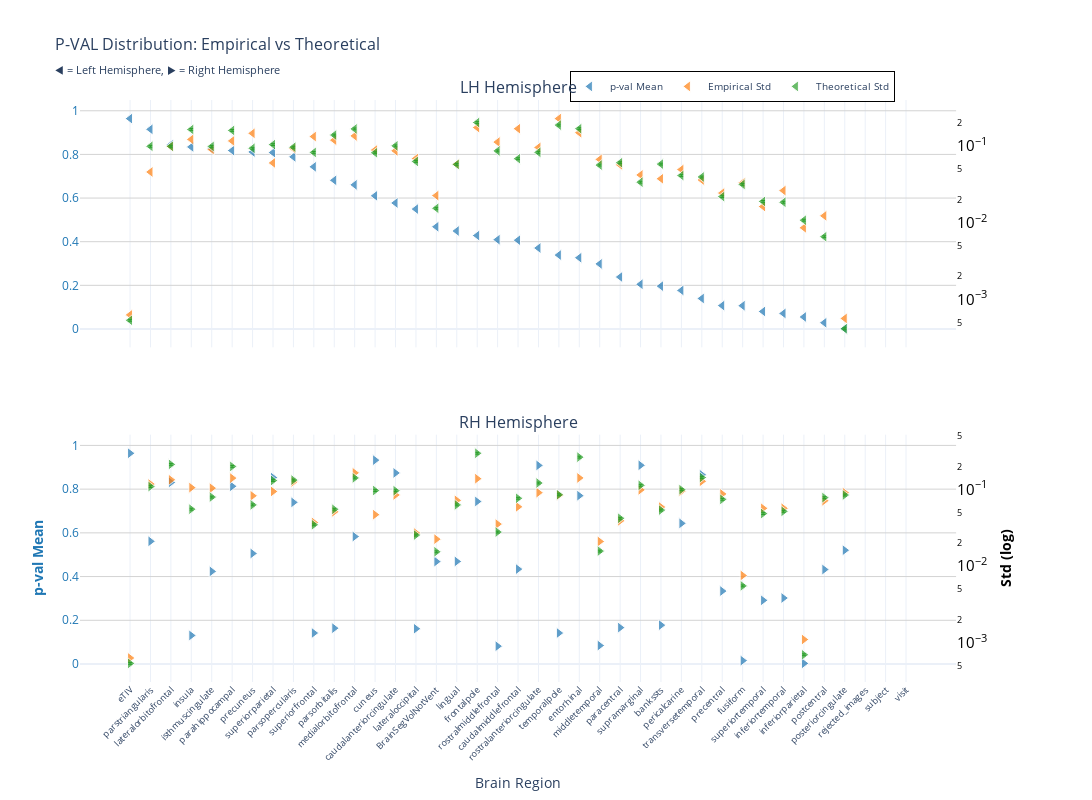
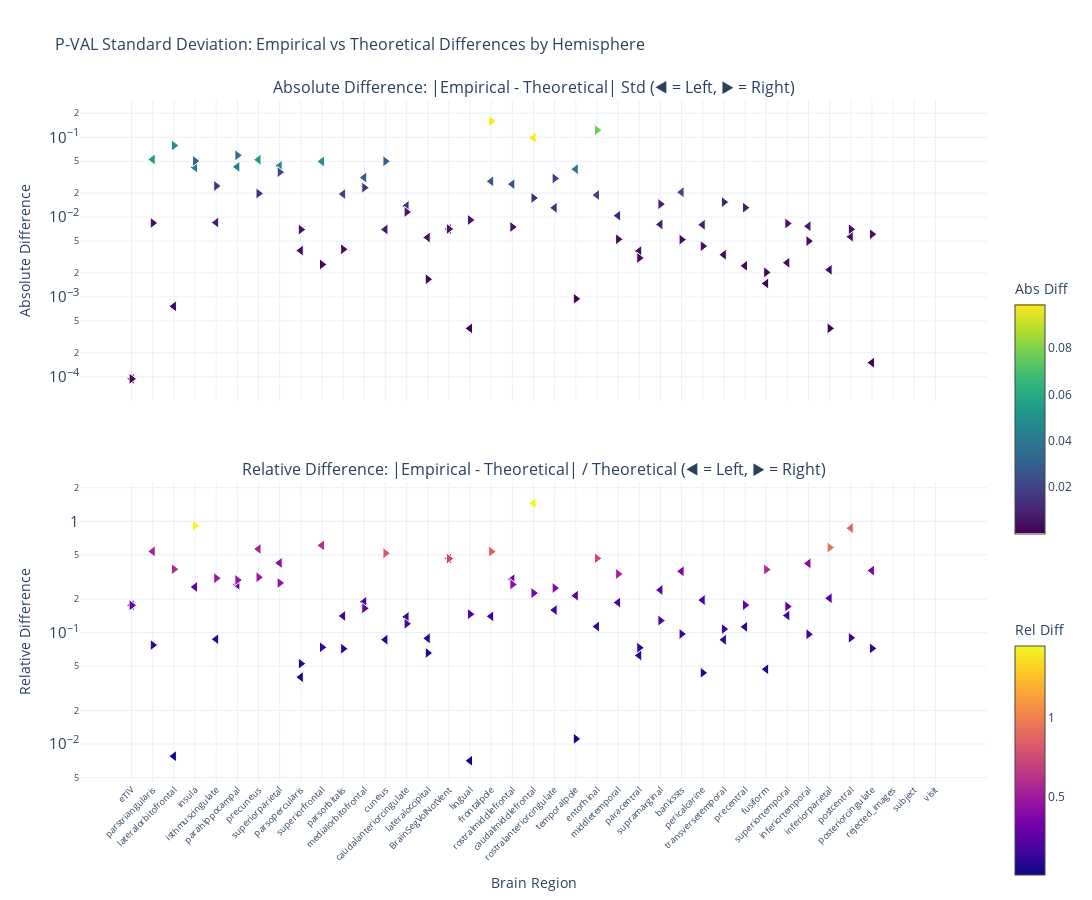

Notebook source saved alongside these figures, in order:
### Markdown cell above
### p-value

### Code cell
nu_nav = df_navr[(df_navr["timepoint"] == "baseline") & (df_navr["group"] == "HC-PD")]
data_path = stats_dir / f"partial_correlation_baseline_{METRIC}.parquet"
df, stats = get_test_stats(
    data_path, stat_functions_F, nu_nav, hemisphere=True, study="baseline"
)
show_figure(stats, hemisphere=True, stat_name="p-val", study="baseline", metric=METRIC)

### Figure 1 — Plotly figure (JSON) as saved in the notebook; plotly's stock layout.template omitted (floating-point values rounded to 4 significant figures)
{"data": [{"hovertemplate": "<b>%{x}</b><br>Mean p-val: %{y:.2f}<br><extra></extra>", "legendgroup": "mean", "marker": {"color": "#1f77b4", "line": {"color": "white", "width": 1}, "opacity": 0.7, "size": 10, "symbol": "triangle-left"}, "mode": "markers", "name": "p-val Mean", "showlegend": true, "type": "scatter", "x": ["eTIV", "parstriangularis", "lateralorbitofrontal", "insula", "isthmuscingulate", "parahippocampal", "precuneus", "superiorparietal", "parsopercularis", "superiorfrontal", "parsorbitalis", "medialorbitofrontal", "cuneus", "caudalanteriorcingulate", "lateraloccipital", "BrainSegVolNotVent", "lingual", "frontalpole", "rostralmiddlefrontal", "caudalmiddlefrontal", "rostralanteriorcingulate", "temporalpole", "entorhinal", "middletemporal", "paracentral", "supramarginal", "bankssts", "pericalcarine", "transversetemporal", "precentral", "fusiform", "superiortemporal", "inferiortemporal", "inferiorparietal", "postcentral", "posteriorcingulate", "rejected_images", "subject", "visit"], "xaxis": "x", "y": [0.9641, 0.9149, 0.8445, 0.8344, 0.8274, 0.8177, 0.8114, 0.8085, 0.7888, 0.7431, 0.6813, 0.6605, 0.6103, 0.5774, 0.5495, 0.4685, 0.449, 0.4281, 0.4093, 0.4068, 0.371, 0.3386, 0.3266, 0.2982, 0.2382, 0.205, 0.1963, 0.1767, 0.1397, 0.1071, 0.1066, 0.08016, 0.07116, 0.05499, 0.02857, 0.001089, NaN, NaN, NaN], "yaxis": "y"}, {"hovertemplate": "<b>%{x}</b><br>Empirical Std: %{y:.3f}<br><extra></extra>", "legendgroup": "empirical", "marker": {"color": "#ff7f0e", "line": {"color": "white", "width": 1}, "opacity": 0.7, "size": 10, "symbol": "triangle-left"}, "mode": "markers", "name": "Empirical Std", "showlegend": true, "type": "scatter", "x": ["eTIV", "parstriangularis", "lateralorbitofrontal", "insula", "isthmuscingulate", "parahippocampal", "precuneus", "superiorparietal", "parsopercularis", "superiorfrontal", "parsorbitalis", "medialorbitofrontal", "cuneus", "caudalanteriorcingulate", "lateraloccipital", "BrainSegVolNotVent", "lingual", "frontalpole", "rostralmiddlefrontal", "caudalmiddlefrontal", "rostralanteriorcingulate", "temporalpole", "entorhinal", "middletemporal", "paracentral", "supramarginal", "bankssts", "pericalcarine", "transversetemporal", "precentral", "fusiform", "superiortemporal", "inferiortemporal", "inferiorparietal", "postcentral", "posteriorcingulate", "rejected_images", "subject", "visit"], "xaxis": "x", "y": [0.0006305, 0.04556, 0.09761, 0.1209, 0.08939, 0.1156, 0.1449, 0.05974, 0.09187, 0.1316, 0.1182, 0.1341, 0.08794, 0.08583, 0.06802, 0.02246, 0.05757, 0.1723, 0.1115, 0.1665, 0.09507, 0.2253, 0.1478, 0.06642, 0.05639, 0.04167, 0.03718, 0.04898, 0.03585, 0.02423, 0.03289, 0.01618, 0.02609, 0.008559, 0.01224, 0.0005668, NaN, NaN, NaN], "yaxis": "y2"}, {"error_y": {"array": [1.502e-05, 0.002754, 0.002756, 0.004561, 0.002744, 0.004431, 0.002596, 0.002899, 0.002681, 0.002293, 0.003857, 0.004635, 0.002268, 0.002791, 0.00175, 0.0004302, 0.001602, 0.005613, 0.0024, 0.001901, 0.002297, 0.005196, 0.004671, 0.001569, 0.001685, 0.0009403, 0.001616, 0.001148, 0.001099, 0.0006102, 0.0008802, 0.0005284, 0.0005155, 0.0003011, 0.0001836, 1.167e-05, NaN, NaN, NaN], "arrayminus": [1.461e-05, 0.002677, 0.00268, 0.004434, 0.002668, 0.004308, 0.002524, 0.002818, 0.002607, 0.002229, 0.00375, 0.004507, 0.002205, 0.002713, 0.001702, 0.0004183, 0.001557, 0.005458, 0.002334, 0.001848, 0.002234, 0.005052, 0.004541, 0.001525, 0.001639, 0.0009142, 0.001571, 0.001116, 0.001069, 0.0005933, 0.0008558, 0.0005138, 0.0005012, 0.0002927, 0.0001785, 1.134e-05, NaN, NaN, NaN], "color": "#2ca02c", "thickness": 1, "type": "data", "visible": true, "width": 2}, "hovertemplate": "<b>%{x}</b><br>Theoretical Std: %{y:.3f}<br><extra></extra>", "legendgroup": "theoretical", "marker": {"color": "#2ca02c", "line": {"color": "white", "width": 1}, "opacity": 0.7, "size": 10, "symbol": "triangle-left"}, "mode": "markers", "name": "Theoretical Std", "showlegend": true, "type": "scatter", "x": ["eTIV", "parstriangularis", "lateralorbitofrontal", "insula", "isthmuscingulate", "parahippocampal", "precuneus", "superiorparietal", "parsopercularis", "superiorfrontal", "parsorbitalis", "medialorbitofrontal", "cuneus", "caudalanteriorcingulate", "lateraloccipital", "BrainSegVolNotVent", "lingual", "frontalpole", "rostralmiddlefrontal", "caudalmiddlefrontal", "rostralanteriorcingulate", "temporalpole", "entorhinal", "middletemporal", "paracentral", "supramarginal", "bankssts", "pericalcarine", "transversetemporal", "precentral", "fusiform", "superiortemporal", "inferiortemporal", "inferiorparietal", "postcentral", "posteriorcingulate", "rejected_images", "subject", "visit"], "xaxis": "x", "y": [0.0005362, 0.09828, 0.09837, 0.1628, 0.09793, 0.1581, 0.09264, 0.1035, 0.09569, 0.08184, 0.1377, 0.1654, 0.08094, 0.0996, 0.06247, 0.01535, 0.05717, 0.2003, 0.08567, 0.06783, 0.082, 0.1854, 0.1667, 0.056, 0.06015, 0.03356, 0.05767, 0.04096, 0.03923, 0.02178, 0.03142, 0.01886, 0.0184, 0.01075, 0.006554, 0.0004164, NaN, NaN, NaN], "yaxis": "y2"}, {"hovertemplate": "<b>%{x}</b><br>Mean p-val: %{y:.2f}<br><extra></extra>", "legendgroup": "mean", "marker": {"color": "#1f77b4", "line": {"color": "white", "width": 1}, "opacity": 0.7, "size": 10, "symbol": "triangle-right"}, "mode": "markers", "name": "p-val Mean", "showlegend": false, "type": "scatter", "x": ["eTIV", "cuneus", "supramarginal", "rostralanteriorcingulate", "caudalanteriorcingulate", "transversetemporal", "superiorparietal", "lateralorbitofrontal", "parahippocampal", "entorhinal", "frontalpole", "parsopercularis", "pericalcarine", "medialorbitofrontal", "parstriangularis", "posteriorcingulate", "precuneus", "lingual", "BrainSegVolNotVent", "caudalmiddlefrontal", "postcentral", "isthmuscingulate", "precentral", "inferiortemporal", "superiortemporal", "bankssts", "paracentral", "parsorbitalis", "lateraloccipital", "superiorfrontal", "temporalpole", "insula", "middletemporal", "rostralmiddlefrontal", "fusiform", "inferiorparietal", "rejected_images", "subject", "visit"], "xaxis": "x2", "y": [0.9641, 0.9327, 0.9091, 0.9086, 0.8741, 0.8655, 0.8527, 0.8309, 0.8132, 0.7701, 0.7435, 0.7395, 0.6434, 0.583, 0.5612, 0.5206, 0.5057, 0.4693, 0.4685, 0.4341, 0.4322, 0.4237, 0.3336, 0.3019, 0.2914, 0.1779, 0.1665, 0.164, 0.1614, 0.1418, 0.1418, 0.1307, 0.08446, 0.08158, 0.01555, 0.00287, NaN, NaN, NaN], "yaxis": "y3"}, {"hovertemplate": "<b>%{x}</b><br>Empirical Std: %{y:.3f}<br><extra></extra>", "legendgroup": "empirical", "marker": {"color": "#ff7f0e", "line": {"color": "white", "width": 1}, "opacity": 0.7, "size": 10, "symbol": "triangle-right"}, "mode": "markers", "name": "Empirical Std", "showlegend": false, "type": "scatter", "x": ["eTIV", "cuneus", "supramarginal", "rostralanteriorcingulate", "caudalanteriorcingulate", "transversetemporal", "superiorparietal", "lateralorbitofrontal", "parahippocampal", "entorhinal", "frontalpole", "parsopercularis", "pericalcarine", "medialorbitofrontal", "parstriangularis", "posteriorcingulate", "precuneus", "lingual", "BrainSegVolNotVent", "caudalmiddlefrontal", "postcentral", "isthmuscingulate", "precentral", "inferiortemporal", "superiortemporal", "bankssts", "paracentral", "parsorbitalis", "lateraloccipital", "superiorfrontal", "temporalpole", "insula", "middletemporal", "rostralmiddlefrontal", "fusiform", "inferiorparietal", "rejected_images", "subject", "visit"], "xaxis": "x2", "y": [0.0006305, 0.04688, 0.09879, 0.09087, 0.08483, 0.1278, 0.09425, 0.1338, 0.1407, 0.1414, 0.1383, 0.1256, 0.09512, 0.1648, 0.1176, 0.09068, 0.08267, 0.0721, 0.02246, 0.05933, 0.07126, 0.1041, 0.08739, 0.05681, 0.05675, 0.05898, 0.03897, 0.05115, 0.02704, 0.03713, 0.08433, 0.1057, 0.02095, 0.0353, 0.007541, 0.001099, NaN, NaN, NaN], "yaxis": "y4"}, {"error_y": {"array": [1.502e-05, 0.002714, 0.003175, 0.0034, 0.002701, 0.004012, 0.003664, 0.005955, 0.005602, 0.007403, 0.008318, 0.003714, 0.002786, 0.003963, 0.003058, 0.00237, 0.001763, 0.001762, 0.0004302, 0.002149, 0.002194, 0.002228, 0.002081, 0.001452, 0.001357, 0.001506, 0.001178, 0.001544, 0.0007109, 0.0009687, 0.002389, 0.001549, 0.0004394, 0.0007783, 0.0001544, 1.947e-05, NaN, NaN, NaN], "arrayminus": [1.461e-05, 0.002639, 0.003087, 0.003306, 0.002626, 0.003901, 0.003562, 0.00579, 0.005447, 0.007197, 0.008088, 0.003611, 0.002709, 0.003853, 0.002973, 0.002304, 0.001714, 0.001713, 0.0004183, 0.002089, 0.002133, 0.002166, 0.002023, 0.001411, 0.001319, 0.001464, 0.001145, 0.001501, 0.0006912, 0.0009418, 0.002323, 0.001506, 0.0004272, 0.0007567, 0.0001501, 1.893e-05, NaN, NaN, NaN], "color": "#2ca02c", "thickness": 1, "type": "data", "visible": true, "width": 2}, "hovertemplate": "<b>%{x}</b><br>Theoretical Std: %{y:.3f}<br><extra></extra>", "legendgroup": "theoretical", "marker": {"color": "#2ca02c", "line": {"color": "white", "width": 1}, "opacity": 0.7, "size": 10, "symbol": "triangle-right"}, "mode": "markers", "name": "Theoretical Std", "showlegend": false, "type": "scatter", "x": ["eTIV", "cuneus", "supramarginal", "rostralanteriorcingulate", "caudalanteriorcingulate", "transversetemporal", "superiorparietal", "lateralorbitofrontal", "parahippocampal", "entorhinal", "frontalpole", "parsopercularis", "pericalcarine", "medialorbitofrontal", "parstriangularis", "posteriorcingulate", "precuneus", "lingual", "BrainSegVolNotVent", "caudalmiddlefrontal", "postcentral", "isthmuscingulate", "precentral", "inferiortemporal", "superiortemporal", "bankssts", "paracentral", "parsorbitalis", "lateraloccipital", "superiorfrontal", "temporalpole", "insula", "middletemporal", "rostralmiddlefrontal", "fusiform", "inferiorparietal", "rejected_images", "subject", "visit"], "xaxis": "x2", "y": [0.0005362, 0.09688, 0.1133, 0.1214, 0.09641, 0.1432, 0.1308, 0.2126, 0.2, 0.2642, 0.2969, 0.1326, 0.09944, 0.1415, 0.1091, 0.08458, 0.06292, 0.0629, 0.01535, 0.0767, 0.07829, 0.07952, 0.07427, 0.05181, 0.04844, 0.05375, 0.04205, 0.0551, 0.02537, 0.03457, 0.08528, 0.05529, 0.01568, 0.02778, 0.005511, 0.0006949, NaN, NaN, NaN], "yaxis": "y4"}], "layout": {"annotations": [{"font": {"size": 16}, "showarrow": false, "text": "LH Hemisphere", "x": 0.47, "xanchor": "center", "xref": "paper", "y": 1, "yanchor": "bottom", "yref": "paper"}, {"font": {"size": 16}, "showarrow": false, "text": "RH Hemisphere", "x": 0.47, "xanchor": "center", "xref": "paper", "y": 0.425, "yanchor": "bottom", "yref": "paper"}], "height": 800, "hovermode": "x", "legend": {"bgcolor": "rgba(255, 255, 255, 0.9)", "bordercolor": "black", "borderwidth": 1, "font": {"size": 10}, "orientation": "h", "x": 0.7, "xanchor": "center", "y": 1.05}, "title": {"font": {"size": 16}, "text": "P-VAL Distribution: Empirical vs Theoretical<br><sub>◀ = Left Hemisphere, ▶ = Right Hemisphere</sub>"}, "width": 1400, "xaxis": {"anchor": "y", "domain": [0, 0.94], "matches": "x2", "showticklabels": false}, "xaxis2": {"anchor": "y3", "domain": [0, 0.94], "tickangle": -45, "tickfont": {"size": 9}, "title": {"text": "Brain Region"}}, "yaxis": {"anchor": "x", "domain": [0.575, 1], "gridcolor": "lightgray", "showgrid": true, "tickfont": {"color": "#1f77b4"}, "title": {"font": {"color": "#1f77b4"}, "text": ""}}, "yaxis2": {"anchor": "x", "exponentformat": "power", "overlaying": "y", "showgrid": false, "side": "right", "tickfont": {"color": "black"}, "title": {"font": {"color": "black"}, "text": ""}, "type": "log"}, "yaxis3": {"anchor": "x2", "domain": [0, 0.425], "gridcolor": "lightgray", "showgrid": true, "tickfont": {"color": "#1f77b4"}, "title": {"font": {"color": "#1f77b4"}, "text": "<b>p-val Mean</b>"}}, "yaxis4": {"anchor": "x2", "exponentformat": "power", "overlaying": "y3", "showgrid": false, "side": "right", "tickfont": {"color": "black"}, "title": {"font": {"color": "black"}, "text": "<b>Std (log)</b>"}, "type": "log"}}}

### Figure 2 — Plotly figure (JSON) as saved in the notebook; plotly's stock layout.template omitted (floating-point values rounded to 4 significant figures)
{"data": [{"hovertemplate": "<b>%{x}</b><br>Hemisphere: %{text}<br>Abs Diff: %{y:.4f}<br><extra></extra>", "legendgroup": "abs_lh", "marker": {"color": [9.429e-05, 0.05273, 0.0007631, 0.04185, 0.008538, 0.04258, 0.05224, 0.04371, 0.003811, 0.04971, 0.01942, 0.0313, 0.006998, 0.01378, 0.005548, 0.007102, 0.0004038, 0.02807, 0.02588, 0.0987, 0.01307, 0.03982, 0.0189, 0.01043, 0.003754, 0.008107, 0.02049, 0.008025, 0.003379, 0.002453, 0.001473, 0.002684, 0.007692, 0.002188, 0.005688, 0.0001503, NaN, NaN, NaN], "colorbar": {"len": 0.4, "title": {"text": "Abs Diff"}, "y": 0.75, "yanchor": "top"}, "colorscale": [[0, "#440154"], [0.1111, "#482878"], [0.2222, "#3e4989"], [0.3333, "#31688e"], [0.4444, "#26828e"], [0.5556, "#1f9e89"], [0.6667, "#35b779"], [0.7778, "#6ece58"], [0.8889, "#b5de2b"], [1, "#fde725"]], "line": {"color": "white", "width": 1}, "showscale": true, "size": 10, "symbol": "triangle-left"}, "mode": "markers", "name": "Absolute (lh)", "showlegend": false, "text": ["lh", "lh", "lh", "lh", "lh", "lh", "lh", "lh", "lh", "lh", "lh", "lh", "lh", "lh", "lh", "lh", "lh", "lh", "lh", "lh", "lh", "lh", "lh", "lh", "lh", "lh", "lh", "lh", "lh", "lh", "lh", "lh", "lh", "lh", "lh", "lh", "lh", "lh", "lh"], "type": "scatter", "x": ["eTIV", "parstriangularis", "lateralorbitofrontal", "insula", "isthmuscingulate", "parahippocampal", "precuneus", "superiorparietal", "parsopercularis", "superiorfrontal", "parsorbitalis", "medialorbitofrontal", "cuneus", "caudalanteriorcingulate", "lateraloccipital", "BrainSegVolNotVent", "lingual", "frontalpole", "rostralmiddlefrontal", "caudalmiddlefrontal", "rostralanteriorcingulate", "temporalpole", "entorhinal", "middletemporal", "paracentral", "supramarginal", "bankssts", "pericalcarine", "transversetemporal", "precentral", "fusiform", "superiortemporal", "inferiortemporal", "inferiorparietal", "postcentral", "posteriorcingulate", "rejected_images", "subject", "visit"], "xaxis": "x", "y": [9.429e-05, 0.05273, 0.0007631, 0.04185, 0.008538, 0.04258, 0.05224, 0.04371, 0.003811, 0.04971, 0.01942, 0.0313, 0.006998, 0.01378, 0.005548, 0.007102, 0.0004038, 0.02807, 0.02588, 0.0987, 0.01307, 0.03982, 0.0189, 0.01043, 0.003754, 0.008107, 0.02049, 0.008025, 0.003379, 0.002453, 0.001473, 0.002684, 0.007692, 0.002188, 0.005688, 0.0001503, NaN, NaN, NaN], "yaxis": "y"}, {"hovertemplate": "<b>%{x}</b><br>Hemisphere: %{text}<br>Rel Diff: %{y:.2%}<br><extra></extra>", "legendgroup": "rel_lh", "marker": {"color": [0.1758, 0.5365, 0.007758, 0.2571, 0.08719, 0.2692, 0.5639, 0.4225, 0.03983, 0.6074, 0.1411, 0.1892, 0.08646, 0.1383, 0.08881, 0.4625, 0.007063, 0.1401, 0.3021, 1.455, 0.1594, 0.2147, 0.1134, 0.1862, 0.06241, 0.2416, 0.3553, 0.1959, 0.08612, 0.1126, 0.0469, 0.1423, 0.418, 0.2036, 0.8679, 0.361, NaN, NaN, NaN], "colorbar": {"len": 0.4, "title": {"text": "Rel Diff"}, "y": 0.25, "yanchor": "top"}, "colorscale": [[0, "#0d0887"], [0.1111, "#46039f"], [0.2222, "#7201a8"], [0.3333, "#9c179e"], [0.4444, "#bd3786"], [0.5556, "#d8576b"], [0.6667, "#ed7953"], [0.7778, "#fb9f3a"], [0.8889, "#fdca26"], [1, "#f0f921"]], "line": {"color": "white", "width": 1}, "showscale": true, "size": 10, "symbol": "triangle-left"}, "mode": "markers", "name": "Relative (lh)", "showlegend": false, "text": ["lh", "lh", "lh", "lh", "lh", "lh", "lh", "lh", "lh", "lh", "lh", "lh", "lh", "lh", "lh", "lh", "lh", "lh", "lh", "lh", "lh", "lh", "lh", "lh", "lh", "lh", "lh", "lh", "lh", "lh", "lh", "lh", "lh", "lh", "lh", "lh", "lh", "lh", "lh"], "type": "scatter", "x": ["eTIV", "parstriangularis", "lateralorbitofrontal", "insula", "isthmuscingulate", "parahippocampal", "precuneus", "superiorparietal", "parsopercularis", "superiorfrontal", "parsorbitalis", "medialorbitofrontal", "cuneus", "caudalanteriorcingulate", "lateraloccipital", "BrainSegVolNotVent", "lingual", "frontalpole", "rostralmiddlefrontal", "caudalmiddlefrontal", "rostralanteriorcingulate", "temporalpole", "entorhinal", "middletemporal", "paracentral", "supramarginal", "bankssts", "pericalcarine", "transversetemporal", "precentral", "fusiform", "superiortemporal", "inferiortemporal", "inferiorparietal", "postcentral", "posteriorcingulate", "rejected_images", "subject", "visit"], "xaxis": "x2", "y": [0.1758, 0.5365, 0.007758, 0.2571, 0.08719, 0.2692, 0.5639, 0.4225, 0.03983, 0.6074, 0.1411, 0.1892, 0.08646, 0.1383, 0.08881, 0.4625, 0.007063, 0.1401, 0.3021, 1.455, 0.1594, 0.2147, 0.1134, 0.1862, 0.06241, 0.2416, 0.3553, 0.1959, 0.08612, 0.1126, 0.0469, 0.1423, 0.418, 0.2036, 0.8679, 0.361, NaN, NaN, NaN], "yaxis": "y2"}, {"hovertemplate": "<b>%{x}</b><br>Hemisphere: %{text}<br>Abs Diff: %{y:.4f}<br><extra></extra>", "legendgroup": "abs_rh", "marker": {"color": [9.429e-05, 0.05, 0.01453, 0.03049, 0.01157, 0.01541, 0.03652, 0.07879, 0.0593, 0.1228, 0.1586, 0.00698, 0.004329, 0.02338, 0.008436, 0.006101, 0.01975, 0.009206, 0.007102, 0.01737, 0.00703, 0.02453, 0.01312, 0.005002, 0.008317, 0.005223, 0.003076, 0.003951, 0.001665, 0.002551, 0.000947, 0.05039, 0.005274, 0.007523, 0.00203, 0.0004041, NaN, NaN, NaN], "colorbar": {"len": 0.4, "title": {"text": "Abs Diff"}, "y": 0.75, "yanchor": "top"}, "colorscale": [[0, "#440154"], [0.1111, "#482878"], [0.2222, "#3e4989"], [0.3333, "#31688e"], [0.4444, "#26828e"], [0.5556, "#1f9e89"], [0.6667, "#35b779"], [0.7778, "#6ece58"], [0.8889, "#b5de2b"], [1, "#fde725"]], "line": {"color": "white", "width": 1}, "showscale": false, "size": 10, "symbol": "triangle-right"}, "mode": "markers", "name": "Absolute (rh)", "showlegend": false, "text": ["rh", "rh", "rh", "rh", "rh", "rh", "rh", "rh", "rh", "rh", "rh", "rh", "rh", "rh", "rh", "rh", "rh", "rh", "rh", "rh", "rh", "rh", "rh", "rh", "rh", "rh", "rh", "rh", "rh", "rh", "rh", "rh", "rh", "rh", "rh", "rh", "rh", "rh", "rh"], "type": "scatter", "x": ["eTIV", "cuneus", "supramarginal", "rostralanteriorcingulate", "caudalanteriorcingulate", "transversetemporal", "superiorparietal", "lateralorbitofrontal", "parahippocampal", "entorhinal", "frontalpole", "parsopercularis", "pericalcarine", "medialorbitofrontal", "parstriangularis", "posteriorcingulate", "precuneus", "lingual", "BrainSegVolNotVent", "caudalmiddlefrontal", "postcentral", "isthmuscingulate", "precentral", "inferiortemporal", "superiortemporal", "bankssts", "paracentral", "parsorbitalis", "lateraloccipital", "superiorfrontal", "temporalpole", "insula", "middletemporal", "rostralmiddlefrontal", "fusiform", "inferiorparietal", "rejected_images", "subject", "visit"], "xaxis": "x", "y": [9.429e-05, 0.05, 0.01453, 0.03049, 0.01157, 0.01541, 0.03652, 0.07879, 0.0593, 0.1228, 0.1586, 0.00698, 0.004329, 0.02338, 0.008436, 0.006101, 0.01975, 0.009206, 0.007102, 0.01737, 0.00703, 0.02453, 0.01312, 0.005002, 0.008317, 0.005223, 0.003076, 0.003951, 0.001665, 0.002551, 0.000947, 0.05039, 0.005274, 0.007523, 0.00203, 0.0004041, NaN, NaN, NaN], "yaxis": "y"}, {"hovertemplate": "<b>%{x}</b><br>Hemisphere: %{text}<br>Rel Diff: %{y:.2%}<br><extra></extra>", "legendgroup": "rel_rh", "marker": {"color": [0.1758, 0.5161, 0.1282, 0.2512, 0.1201, 0.1076, 0.2793, 0.3707, 0.2966, 0.4647, 0.5343, 0.05266, 0.04353, 0.1653, 0.0773, 0.07214, 0.3139, 0.1464, 0.4625, 0.2265, 0.0898, 0.3084, 0.1767, 0.09656, 0.1717, 0.09716, 0.07316, 0.0717, 0.06562, 0.07378, 0.0111, 0.9113, 0.3363, 0.2708, 0.3685, 0.5814, NaN, NaN, NaN], "colorbar": {"len": 0.4, "title": {"text": "Rel Diff"}, "y": 0.25, "yanchor": "top"}, "colorscale": [[0, "#0d0887"], [0.1111, "#46039f"], [0.2222, "#7201a8"], [0.3333, "#9c179e"], [0.4444, "#bd3786"], [0.5556, "#d8576b"], [0.6667, "#ed7953"], [0.7778, "#fb9f3a"], [0.8889, "#fdca26"], [1, "#f0f921"]], "line": {"color": "white", "width": 1}, "showscale": false, "size": 10, "symbol": "triangle-right"}, "mode": "markers", "name": "Relative (rh)", "showlegend": false, "text": ["rh", "rh", "rh", "rh", "rh", "rh", "rh", "rh", "rh", "rh", "rh", "rh", "rh", "rh", "rh", "rh", "rh", "rh", "rh", "rh", "rh", "rh", "rh", "rh", "rh", "rh", "rh", "rh", "rh", "rh", "rh", "rh", "rh", "rh", "rh", "rh", "rh", "rh", "rh"], "type": "scatter", "x": ["eTIV", "cuneus", "supramarginal", "rostralanteriorcingulate", "caudalanteriorcingulate", "transversetemporal", "superiorparietal", "lateralorbitofrontal", "parahippocampal", "entorhinal", "frontalpole", "parsopercularis", "pericalcarine", "medialorbitofrontal", "parstriangularis", "posteriorcingulate", "precuneus", "lingual", "BrainSegVolNotVent", "caudalmiddlefrontal", "postcentral", "isthmuscingulate", "precentral", "inferiortemporal", "superiortemporal", "bankssts", "paracentral", "parsorbitalis", "lateraloccipital", "superiorfrontal", "temporalpole", "insula", "middletemporal", "rostralmiddlefrontal", "fusiform", "inferiorparietal", "rejected_images", "subject", "visit"], "xaxis": "x2", "y": [0.1758, 0.5161, 0.1282, 0.2512, 0.1201, 0.1076, 0.2793, 0.3707, 0.2966, 0.4647, 0.5343, 0.05266, 0.04353, 0.1653, 0.0773, 0.07214, 0.3139, 0.1464, 0.4625, 0.2265, 0.0898, 0.3084, 0.1767, 0.09656, 0.1717, 0.09716, 0.07316, 0.0717, 0.06562, 0.07378, 0.0111, 0.9113, 0.3363, 0.2708, 0.3685, 0.5814, NaN, NaN, NaN], "yaxis": "y2"}], "layout": {"annotations": [{"font": {"size": 16}, "showarrow": false, "text": "Absolute Difference: |Empirical - Theoretical| Std (◀ = Left, ▶ = Right)", "x": 0.5, "xanchor": "center", "xref": "paper", "y": 1, "yanchor": "bottom", "yref": "paper"}, {"font": {"size": 16}, "showarrow": false, "text": "Relative Difference: |Empirical - Theoretical| / Theoretical (◀ = Left, ▶ = Right)", "x": 0.5, "xanchor": "center", "xref": "paper", "y": 0.44, "yanchor": "bottom", "yref": "paper"}], "height": 900, "hovermode": "x unified", "showlegend": false, "title": {"font": {"size": 16}, "text": "P-VAL Standard Deviation: Empirical vs Theoretical Differences by Hemisphere"}, "width": 1400, "xaxis": {"anchor": "y", "domain": [0, 1], "showticklabels": false}, "xaxis2": {"anchor": "y2", "domain": [0, 1], "tickangle": -45, "tickfont": {"size": 9}, "title": {"text": "Brain Region"}}, "yaxis": {"anchor": "x", "domain": [0.56, 1], "exponentformat": "power", "title": {"text": "Absolute Difference"}, "type": "log"}, "yaxis2": {"anchor": "x2", "domain": [0, 0.44], "exponentformat": "power", "title": {"text": "Relative Difference"}, "type": "log"}}}
